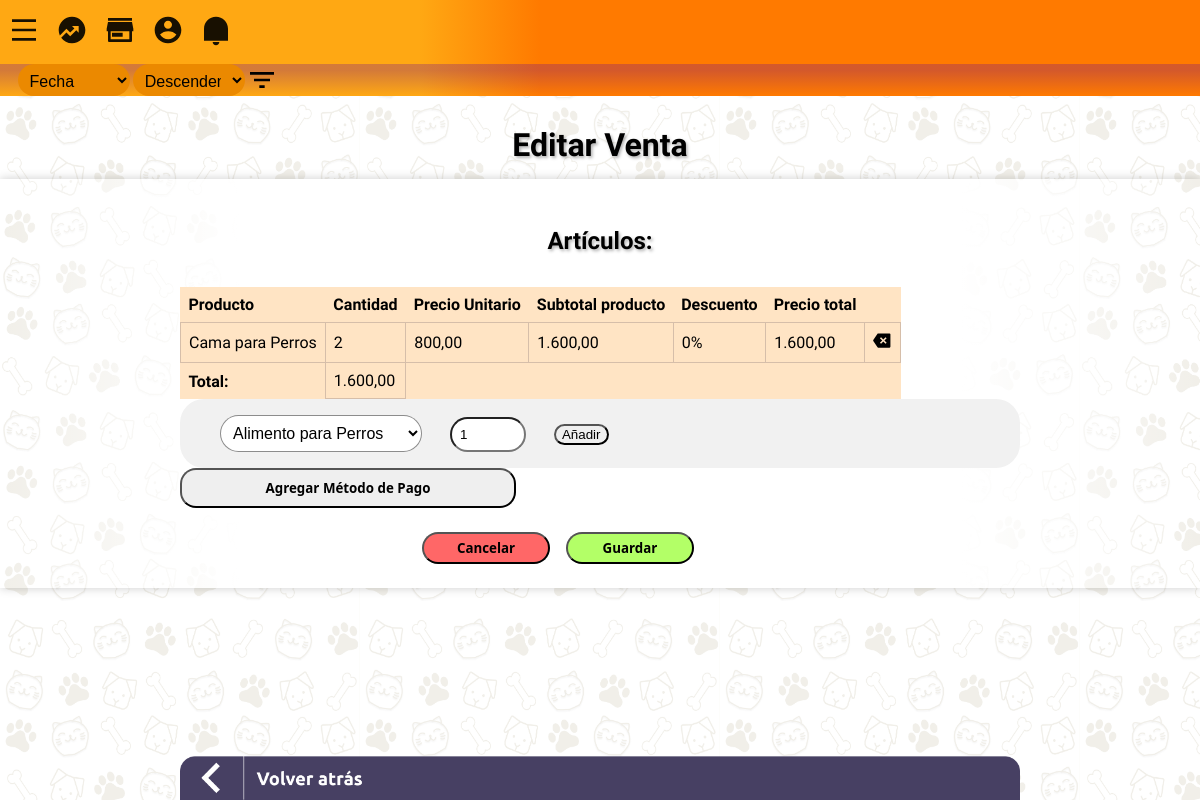
/interfaces/modificar_venta.php?venta=3 (signed in), run on the app's committed database.
### tables this page shows
CREATE TABLE `detalles_venta` (
  `ID_venta` int(11) NOT NULL,
  `ID_producto` int(11) NOT NULL,
  `cantidad` int(11) NOT NULL
);

CREATE TABLE `productos` (
  `ID_producto` int(11) NOT NULL,
  `nombre` varchar(32) NOT NULL,
  `descripcion` varchar(200) DEFAULT NULL,
  `precio` int(11) NOT NULL,
  `stock` int(11) NOT NULL DEFAULT 0,
  `stock_minimo` int(11) DEFAULT NULL,
  `activo` boolean NOT NULL DEFAULT 1
);

### interfaces/modificar_venta.php (the view, shortened to what this page needs)
<?php
    require '../headers/header_interfaces.php';
    require '../backend/conexion.php';
    include '../headers/ordenador_transacciones.php';
?>
</header>
<h1> Editar Venta</h1>
<article>
    <h2> Artículos:</h2>
    <?php
    echo '<label id="respuesta_servidor"';
    if(isset($_GET['notificacion'])){
        echo ' class="notificacion">';
        echo $_GET['notificacion'];
    } else if(isset($_GET['advertencia'])){
        echo ' class="advertencia">';
        echo $_GET['advertencia'];
    }
    echo '</label>';
    ?>
    <table id='tabla_registros'>
        <thead>
            <tr>
                <th>Producto</th>
                <th>Cantidad</th>
                <th>Precio Unitario</th>
                <th>Subtotal producto</th>
                <th>Descuento</th>
                <th>Precio total</th>
                <th> </th>
            </tr>
        </thead>
        <tbody id='tbody'>
            <?php
            $instruccion = 'SELECT
            p.ID_producto,
            p.nombre,
            p.precio,
            dv.cantidad,
            p.precio * dv.cantidad AS total_sin_descuento,
            IFNULL(SUM(d.porcentaje), 0) AS porcentaje_descuento,
            p.precio * dv.cantidad * (1 - IFNULL(SUM(d.porcentaje) / 100, 0)) AS total_producto
            FROM productos p
            JOIN detalles_venta dv
            ON p.ID_producto = dv.ID_producto
            JOIN ventas v
            ON dv.ID_venta = v.ID_venta
            LEFT JOIN descuento_productos dp
            ON p.ID_producto = dp.ID_producto
            LEFT JOIN descuentos d
            ON dp.ID_descuento = d.ID_descuento
            AND d.activo = 1
            AND d.fecha_expiracion > CURRENT_TIMESTAMP()
            WHERE v.ID_venta = ' . $_GET['venta'] . '
            GROUP BY p.ID_producto, p.nombre, p.precio, dv.cantidad;
            ';
            $productos = mysqli_query($conn, $instruccion);
            $total = 0;
            while($producto = mysqli_fetch_array($productos, MYSQLI_ASSOC)) {
            echo '
                <tr class="producto" data-producto="' . $producto['ID_producto'] . '" data-precio="' . $producto['total_producto'] . '">
                        <td>' . $producto['nombre'] . '</td>
                        <td>' . $producto['cantidad'] . '</td>
                        <td>' . number_format($producto['precio'], 2, ',', '.') . '</td>
                        <td>' . number_format($producto['total_sin_descuento'], 2, ',', '.') . '</td>
                        <td>' . $producto['porcentaje_descuento'] . '%</td>
                        <td>' . number_format($producto['total_producto'], 2, ',', '.') . '</td>
                        <td>
                            <a class="remover_producto">
                                <img class="icono" src="../iconos/delete-back-2-fill.svg">
                            </a>
                        </td>
                </tr>
            ';
            $total += $producto['total_producto'];
            }
            ?>
            <tr>
                <th>Total:</th>
                <td id='total'> <?php echo number_format($total, 2, ',', '.');; ?> </td>
            </tr>
        </tbody>
    </table>
    <form id='formulario_venta' action='../backend/actualizar_venta.php' method='POST'>
        <div>
        <?php
        $instruccion = 'SELECT * FROM productos WHERE stock > 0 AND activo = 1';
        $resultado = mysqli_query($conn, $instruccion);
        echo '<select id="selector_productos" name="producto_para_agregar">';
        while ($fila = mysqli_fetch_array($resultado, MYSQLI_ASSOC)) {
            echo '<option value="' . $fila['ID_producto'] . '"';
            echo '>';
            echo $fila['nombre'];
            echo '</option>';
        }
        echo '</select>';
        ?>
        <input id='cantidad_producto_agregar' type='number' min='1' value='1' name='cantidad'>
        <input id='agregar_producto_modificar_venta' type='button' value='A&ntilde;adir'>
        </div>
    </form>
    <button class='boton_grande' type='button' id='agregar_metodo_pago'>Agregar Método de Pago</button>
    <div class='opciones_interfaz'>
        <button id='boton_cancelar' class='boton'> Cancelar</button>
        <button id='boton_guardar' class='boton'> Guardar</button>
    </div>
    <?php
    echo '<label id="respuesta_servidor"';
    if(isset($_GET['notificacion'])){
        echo ' class="notificacion">';
        echo $_GET['notificacion'];
    } else if(isset($_GET['advertencia'])){
        echo ' class="advertencia">';
        echo $_GET['advertencia'];
    }
    echo '</label>';
    ?>
    <picture>
        <source media='(min-width: 48rem)' srcset='../img/regresar_largo.png'>
        <source media='(max-width: 48rem)' srcset='../img/regresar.png'>
        <img class='regresar' data-destino='../menu_empresa.php' src='../img/regresar_largo.png' alt='regresar'>
    </picture>
</article>
</body>
</html>

### css/aplicacion.css (style rules this page uses)
body { background-color: rgb(240, 233, 227); background-image: url('../img/patron.png'); background-size: 30%; background-repeat: repeat; display: flex; flex-wrap: wrap; flex-direction: column; width: 100%; max-width: 100dvw; top: 0; left: 0; padding: 0; margin: 7rem 0 0 0; scrollbar-width: thin; scrollbar-color: rgba(0, 206, 96, 1) rgba(165, 206, 0, 1); }
a { text-decoration: none; }
article { background-color: rgba(255, 255, 255, 0); background-image: linear-gradient(to right, rgba(255, 255, 255, 0) 0%, rgba(255, 255, 255, 1) 10%, rgba(255, 255, 255, 1) 90%, rgba(255, 255, 255, 0) 100%); box-shadow: 0 0 0.6rem rgba(0, 0, 0, 0.2); display: flex; flex-direction: column; justify-content: center; margin-bottom: 10rem; }
select { background-color: rgba(255, 255, 255, 0.45); width: 25%; max-width: 40%; border: 0.1rem solid rgba(0, 0, 0, 0.45); font-size: 1rem; }
option { font-size: 1rem; background-color: rgba(255, 252, 252, 0.48); color: #000000; }
h1 { margin: 2rem auto; line-height: 0.2rem; font-family: "Baloo Thambi 2", system-ui; font-weight: 800; text-shadow: 0.1rem 0.1rem 0.2rem rgba(0, 0, 0, 0.3); }
h2 { margin: 2rem auto; font-family: "Baloo Thambi 2", system-ui; font-weight: 700; text-shadow: 0.1rem 0.1rem 0.2rem rgba(0, 0, 0, 0.3); }
#tabla_registros { max-width: 100%; background-color: bisque; border-collapse: collapse; border: none; font-family: "Baloo Thambi 2", system-ui; }
#tabla_registros { white-space: normal; }
#tabla_registros th, #tabla_registros td { padding: 0.5rem; text-align: left; }
#tabla_registros td { border: 0.1rem solid rgb(214, 190, 169); padding: 0.5rem; overflow: hidden; text-overflow: ellipsis; }
form { background-color: rgba(241, 241, 241, 1); border-radius: 1.5rem; display: flex; padding: 2rem 0.6rem; color: rgba(0, 0, 0, 1); font-family: "Baloo Thambi 2", system-ui; font-weight: 800; position: relative; }
form *:not(input) { user-select: none; }
form input { margin-left: 2dvw; border-radius: 1.5rem; }
form input[type='number'] { max-width: 3.5rem; padding: 0.5rem; background-color: rgba(255, 255, 255, 1); }
form select { border-radius: 1.5rem; margin: 0 0 0 2dvw; padding: 0.5rem; background-color: rgba(255, 255, 255, 1); }
#formulario_venta { display: flex; flex-direction: column; flex-wrap: nowrap; }
.opciones_interfaz { width: 90%; height: 3rem; display: flex; flex-direction: row; flex-wrap: nowrap; align-items: center; justify-content: center; gap: 1rem; margin: 1rem 0 0 0; }
#boton_cancelar { background-color: rgb(255, 103, 103); }
#boton_guardar { background-color: rgb(179, 255, 103); }
.boton { height: 2rem; width: 40%; max-width: 8rem; font-family: "Baloo Thali 2", system-ui; font-weight: 700; border-radius: 1rem; }
.boton_grande { height: 5dvh; width: 40%; font-family: "Baloo Thali 2", system-ui; font-weight: 700; border-radius: 1rem; display: flex; flex-direction: row; flex-wrap: nowrap; justify-content: center; align-items: center; }
#formulario_venta { padding: 1rem; display: flex; flex-direction: column; justify-content: left; }
.regresar { position: fixed; max-width: 70dvw; bottom: 0; left: 50%; transform:translateX(-50%); }
.icono { max-width: 1.2rem; height: 1.2rem; }
.noseleccionable { -webkit-user-select: none; -moz-user-select: none; -ms-user-select: none; user-select: none; }
@media (min-width: 48rem) { article { background-color: rgba(255, 255, 255, 0); background-image: linear-gradient(to right, rgba(255, 255, 255, 0) 0%, rgba(255, 255, 255, 1) 20%, rgba(255, 255, 255, 1) 25%, rgba(255, 255, 255, 1) 75%, rgba(255, 255, 255, 1) 80%, rgba(255, 255, 255, 0) 100%); padding: 1rem 15%; } }
@media (min-width: 48rem) { #tabla_registros { overflow: hidden; } }

### data on the page
detalles_venta: ID_producto.nombre "Cama para Perros", cantidad "2", ID_producto.precio "800,00", total_sin_descuento "1.600,00", porcentaje_descuento "0", total_producto "1.600,00"

### other printed values
$total "1.600,00"
form field producto_para_agregar "Alimento para Perros"
